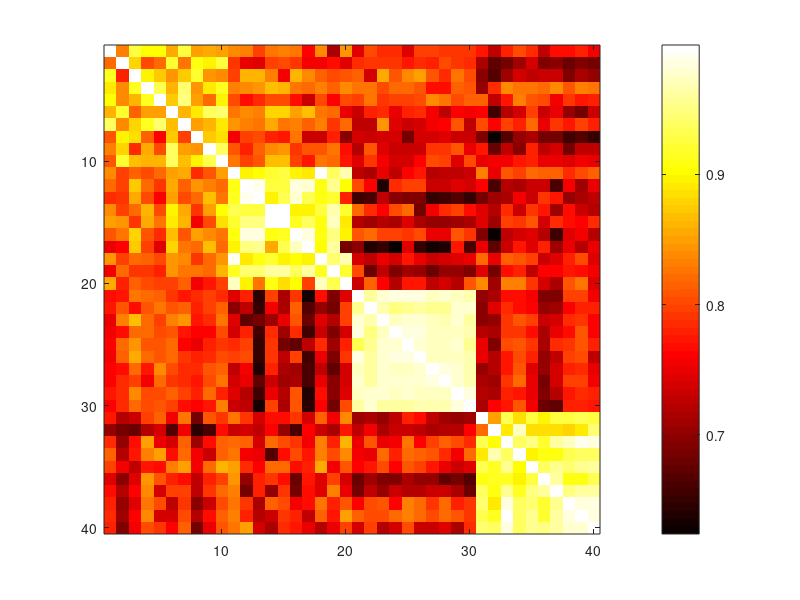

This figure's MATLAB source: (Note: this script raises an error after producing the figure.)

%author: Zhengwu Zhang
%email: zhengwustat@gmail.com
%date: Jan. 1, 2017


clear all; 
close all;

path('./Elastic_Shape_Analysis', path);
path('./DPclustering', path);
path('./Data', path);

%%%%%%%%%% load data %%%%%%%%%%
load Dataset.mat;
base=1:10;


%%%%%%%%%%% choose some shapes %%%%%%%%%%
slt = [14,17,16,10];
num=[];
for i=1:length(slt)
    num = [num (slt(i)-1)*10+base];
end;


%%%%%%%%%%calculate the inner product matrix %%%%%%%%%%
% or load from pre-calculated inner product matrix

N = length(num); %total number 
% S = zeros(N,N);
% for col=1:N
%     for row = col:N
%         S(col,row) = GeodesicElasticClosedinner(squeeze(Dataset(:,:,num(col))),squeeze(Dataset(:,:,num(row))));
%     end;
% end;
% 
% S = S + S';
% for i=1:N
%     S(i,i) = 1;
% end;

%or load pre-calculated inner product matrix
load S_tmp_40.mat;

%%%%%%%%%% display the inner product matrix %%%%%%%%%%
figure(1);
imagesc(S);colormap hot; axis tight; colorbar;



%%%%%%%%%% Bayesian clustering %%%%%%%%%%
%parameters
xi = 0.2; % for CRP

% prior of theta
% theta_vect = [0.5,1,2,5,8,10,15,20,25,30,35,40,50,80,100,200];
% theta_vect = 200:200:1000;
theta_vect = 0.2:0.2:1;
J = length(theta_vect);

[U,W,V] = svd(S);
for i=1:N
    ratio = sum(diag(W(1:i,1:i)))/sum(diag(W));
    if (ratio>0.95)
        d = i;
        break;
    end;
end;

% prior of d
d_vect = d;
Ld = length(d_vect);

r0 = 6/d;
s0 = 8/d;
iter= 1000;
M = 10; %initial number of clusters
 
tic
[final_c,final_cn]=WishartCluster(d,theta_vect,r0,s0,xi,iter,M,S);
toc


%%%%%%%%%%% show shapes %%%%%%%%%%
M = length(final_cn);
[final_ordered_cn,IX] = sort(final_cn,'descend');
cct(1) = 1;
new_order = [];
for i=1:M
    class{i} = find(final_c==IX(i));
    cct(i+1) = cct(i) +  length(class{i})-1;
    new_order = [new_order class{i}];
end;


for jj = 1:M
    figure(10+jj); clf;
    ha = tight_subplot(ceil(final_ordered_cn(jj)/10),10,0.01,0.03,0.03);
    classidx = class{jj};
    Ln = length(classidx);
    for i=1:Ln
        axes(ha(i))
        t = classidx(i);
        plot(Dataset(1,:,num(t)),Dataset(2,:,num(t)),'linewidth',2);
        axis off;
        axis equal;
     end
 end;
